Frame 1 (no input): blank canvas, image omitted
Frame 60 (the mouse pressed at the canvas centre just before this capture): blank canvas, image omitted
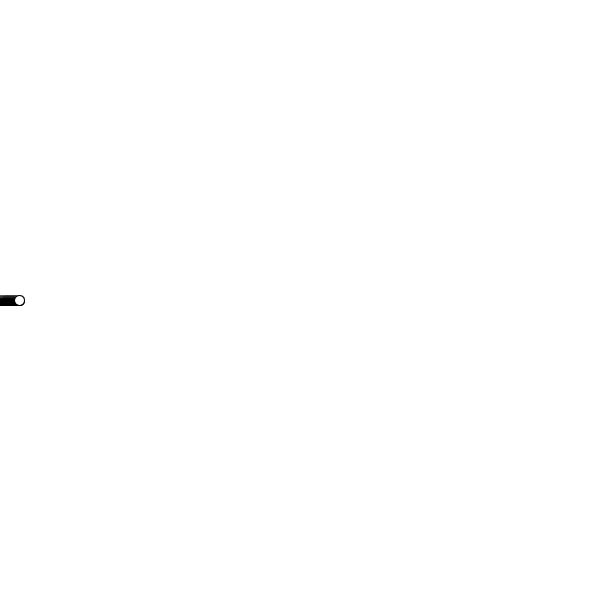
Frame 120 (the mouse held since frame 60 and released just before this capture)

The Processing sketch whose frames 1 and 60 were blank and that drew this single picture after the mouse press (run headless with seeded random() and noise(); from frame 60 on, the mouse is pressed at the canvas centre):

// Processing sketch: mru
// ── mru.pde
float tAtual = 0;
float vAtual = 10;
float dAtual;

void setup() {
size(600, 600);
background(255);
}

void draw() { 
dAtual = MRU(vAtual, tAtual);
println(tAtual, dAtual);
ellipse(dAtual, 300, 10, 10);
tAtual+= 1.0/60.0;
}

float MRU(float v, float t) {
float d;
d = v * t;
return(d);
}
